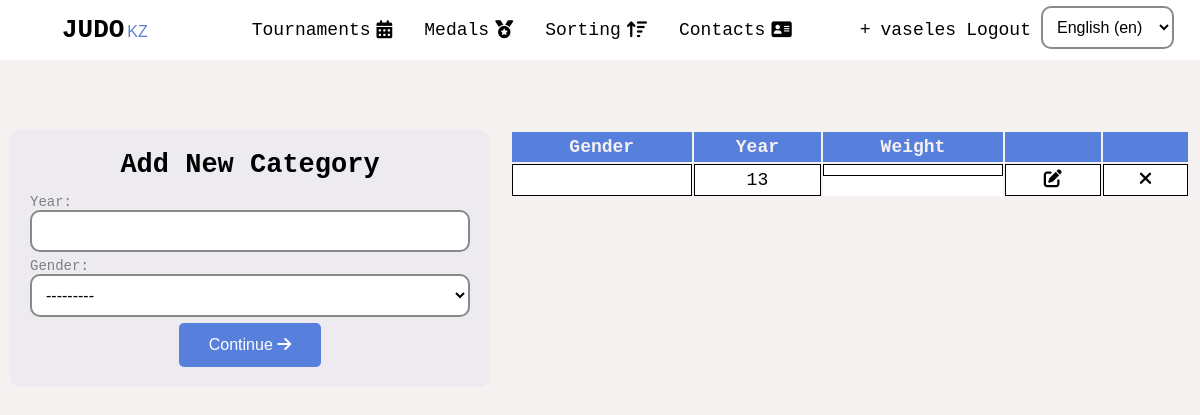
Page /en/tournaments/weight-categories (signed in) on the earlier database version.
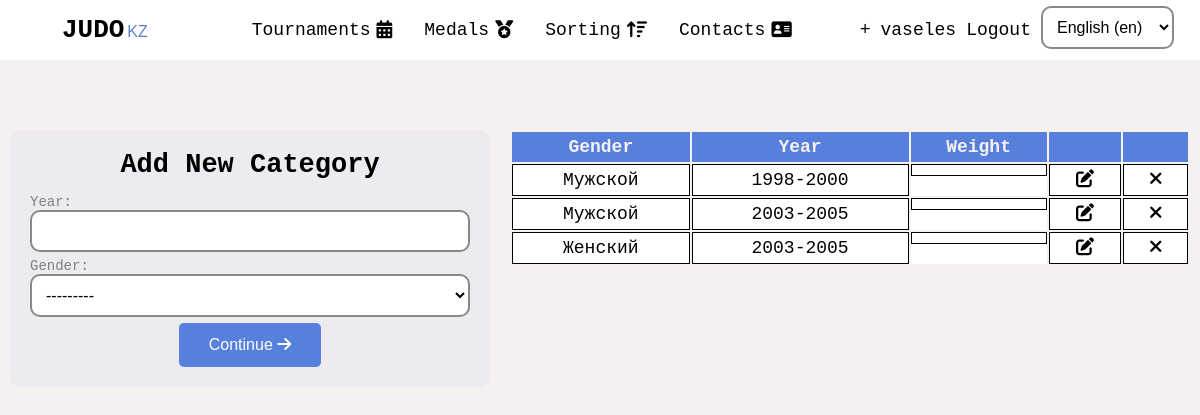
Same page on the later database version.
### base/models.py (models this page shows, shortened)
class WeightCategory(models.Model):
   GENDER = (
      ('Мужской', 'Мужской'),
      ('Женский', 'Женский')
   )
   weight = models.ManyToManyField(Weight, default=[])
   year = models.CharField(max_length=20, blank=True)
   gender = models.CharField(max_length=20, blank=True, choices=GENDER)
   participants = models.ManyToManyField(Participant, default=[], blank=True)

### base/views/tournaments.py (the view)
# urls.py: path('tournaments/weight-categories', tournaments.weight_categories, name='weight_categories'),
@login_required(login_url='base:login')
def weight_categories(request):
   weight_categories = get_all_weight_category()
   form = WeightCategoryForm()
   if request.method == 'POST':
      form = WeightCategoryForm(request.POST)
      if form.is_valid():
         category = form.save()
         return redirect('base:weight_category_weight', category.id)
   context = {
      'weight_categories': weight_categories,
      'form': form
   }
   return render(request, 'base/tournaments/weight_categories.html', context)

### base/forms.py
class WeightCategoryForm(ModelForm):
   class Meta:
      model = WeightCategory
      fields = [
               'year',
               'gender',
            ]

### base/services.py (called while the page is built)
def get_all_weight_category():
   return WeightCategory.objects.all()

### base/templates/base/tournaments/weight_categories.html (shortened to what this page needs)
{% include 'main.html' %}
{% load static i18n %}
{% block title %}
   <link rel="stylesheet" href="{% static 'css/tournaments/weight_categories.css' %}">
{% endblock title %}
{% block content %}
   <div class="categories">
      <form method="POST" class="create__tournament">
         <h2>{% trans 'Add New Category' %}</h2>
         {% for field in form  %}
            <div class = "form__component">
               {{ field.label_tag }} {{ field }}
            </div>
         {% endfor %}
         <button type="submit" class="btn btn-primary" id="button">Continue <i class="fa-solid fa-arrow-right"></i></button>
      </form>
      <table class="show__all__categories">
         <thead>
            <tr class="table__head">
               <th>{% trans 'Gender' %}</th>
               <th scope="col">{% trans 'Year' %}</th>
               <th scope="col">{% trans 'Weight' %}</th>
               <th scope="col"></th>
               <th scope="col"></th>
            </tr>
         </thead>
         <tbody>
         {% for category in weight_categories  %}
               <tr class="candidates-list">
                  <td>{{category.gender}}</td>
                  <td scope="col">{{category.year}}</td>
                  <td scope="col" class="weights_col">
                  </td>
                  <td scope="col" class="td_delete"><a href="" class="fa-solid fa-pen-to-square"></a></td>
                  <td scope="col" class="td_delete"><a href="{% url 'base:weight_categories_delete' category.id %}" class="fa-solid fa-xmark"></a></td>
               </tr>
         {% endfor %}
         </tbody>
      </table>
   </div>
{% endblock content %}

Differences in the rows shown:
added WeightCategory: gender "Мужской", year "1998-2000"
changed WeightCategory (number 2 of 3 on the later page): gender (not shown) → "Мужской"; year "13" → "2003-2005"
added WeightCategory: gender "Женский", year "2003-2005"
